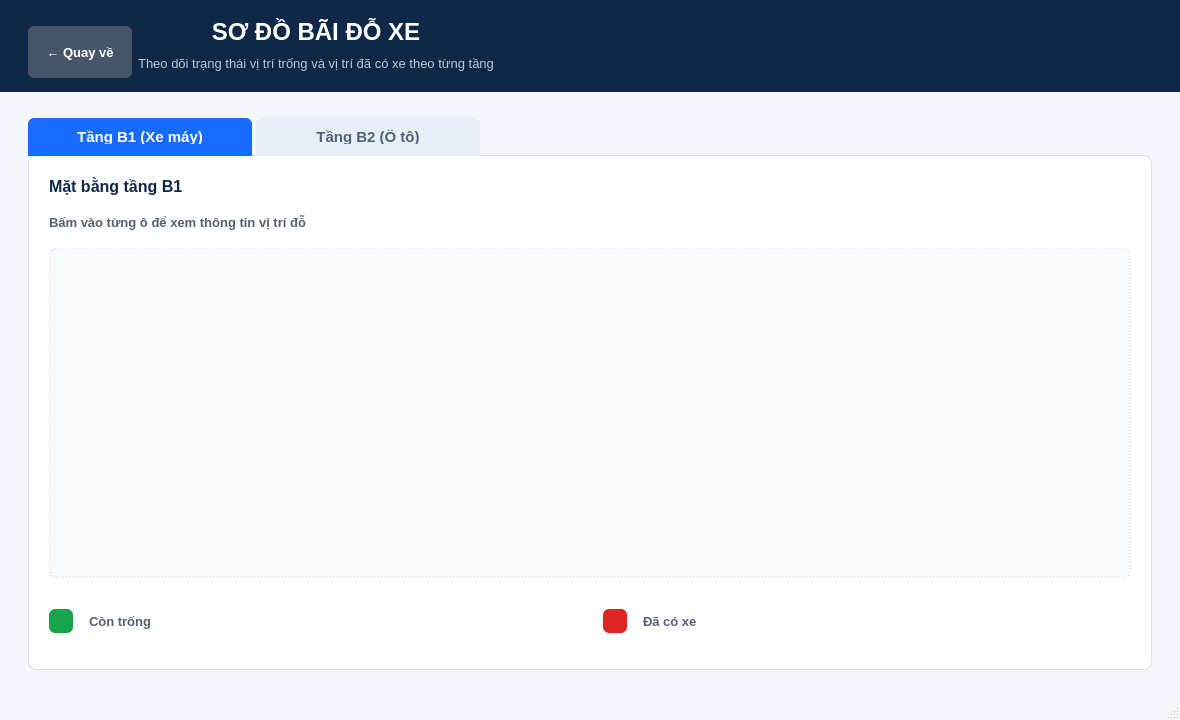
<?xml version="1.0" encoding="UTF-8"?>
<ui version="4.0">
 <class>MainWindow</class>
 <widget class="QMainWindow" name="MainWindow">
  <property name="geometry">
   <rect>
    <x>0</x>
    <y>0</y>
    <width>1180</width>
    <height>720</height>
   </rect>
  </property>
  <property name="minimumSize">
   <size>
    <width>980</width>
    <height>620</height>
   </size>
  </property>
  <property name="windowTitle">
   <string>Sơ đồ bãi đỗ xe</string>
  </property>
  <property name="styleSheet">
   <string notr="true">QMainWindow,
QWidget#centralwidget {
    background: #F4F7FB;
    color: #172033;
    font-family: Arial;
}
QFrame#header {
    background: #0F2847;
    border: none;
}
QLabel#label_3 {
    color: #FFFFFF;
    font-size: 24px;
    font-weight: 800;
}
QLabel#subtitle {
    color: #B8C7D9;
    font-size: 13px;
}
QTabWidget::pane {
    background: #FFFFFF;
    border: 1px solid #D8E0EA;
    border-radius: 8px;
    top: -1px;
}
QTabBar::tab {
    background: #E8EEF6;
    color: #526173;
    padding: 12px 32px;
    border-top-left-radius: 6px;
    border-top-right-radius: 6px;
    margin-right: 4px;
    font-size: 15px;
    font-weight: 700;
    min-width: 160px;
}
QTabBar::tab:selected {
    background: #176BFF;
    color: #FFFFFF;
}
QPushButton#btn_quay_ve {
    background: #475569;
    color: #FFFFFF;
    border: none;
    border-radius: 6px;
    padding: 8px 18px;
    font-size: 13px;
    font-weight: 700;
    min-height: 36px;
}
QPushButton#btn_quay_ve:hover {
    background: #334155;
}
QFrame#floorPanel,
QFrame#legendPanel {
    background: #FFFFFF;
    border: 1px solid #D8E0EA;
    border-radius: 8px;
}
QWidget#widget_so_do,
QWidget#widget_so_do_b2 {
    background: #F8FAFC;
    border: 1px dashed #C8D2DE;
    border-radius: 8px;
}
QLabel#floorTitle,
QLabel#floorTitle2,
QLabel#legendTitle {
    color: #0F2847;
    font-size: 16px;
    font-weight: 800;
}
QLabel#floorHint,
QLabel#floorHint2,
QLabel#label,
QLabel#label_2,
QLabel#label_4,
QLabel#label_5 {
    color: #526173;
    font-size: 13px;
    font-weight: 700;
}
QLabel#freeSwatch,
QLabel#occupiedSwatch,
QLabel#freeSwatch2,
QLabel#occupiedSwatch2 {
    min-width: 24px;
    min-height: 24px;
    max-width: 24px;
    max-height: 24px;
    border-radius: 6px;
}
QLabel#freeSwatch,
QLabel#freeSwatch2 {
    background: #16A34A;
}
QLabel#occupiedSwatch,
QLabel#occupiedSwatch2 {
    background: #DC2626;
}
QPushButton[class="SlotBtn"] {
    min-width: 42px;
    min-height: 72px;
    border: none;
    border-radius: 6px;
    color: #0F172A;
    font-size: 12px;
    font-weight: 800;
}</string>
  </property>
  <widget class="QWidget" name="centralwidget">
   <layout class="QVBoxLayout" name="mainLayout">
    <property name="leftMargin">
     <number>0</number>
    </property>
    <property name="topMargin">
     <number>0</number>
    </property>
    <property name="rightMargin">
     <number>0</number>
    </property>
    <property name="bottomMargin">
     <number>0</number>
    </property>
    <property name="spacing">
     <number>0</number>
    </property>
    <item>
     <widget class="QFrame" name="header">
      <property name="minimumSize">
       <size>
        <width>0</width>
        <height>92</height>
       </size>
      </property>
      <property name="maximumSize">
       <size>
        <width>16777215</width>
        <height>92</height>
       </size>
      </property>
      <layout class="QHBoxLayout" name="headerOuterLayout">
        <property name="leftMargin">
         <number>28</number>
        </property>
        <property name="topMargin">
         <number>18</number>
        </property>
        <property name="rightMargin">
         <number>28</number>
        </property>
        <property name="bottomMargin">
         <number>18</number>
        </property>
        <item>
         <widget class="QPushButton" name="btn_quay_ve">
          <property name="text">
           <string>← Quay về</string>
          </property>
          <property name="cursor">
           <cursorShape>PointingHandCursor</cursorShape>
          </property>
          <property name="maximumSize">
           <size>
            <width>140</width>
            <height>40</height>
           </size>
          </property>
         </widget>
        </item>
        <item>
         <layout class="QVBoxLayout" name="headerTextLayout">
          <item>
           <widget class="QLabel" name="label_3">
            <property name="text">
             <string>SƠ ĐỒ BÃI ĐỖ XE</string>
            </property>
            <property name="alignment">
             <set>Qt::AlignCenter</set>
            </property>
           </widget>
          </item>
          <item>
           <widget class="QLabel" name="subtitle">
            <property name="text">
             <string>Theo dõi trạng thái vị trí trống và vị trí đã có xe theo từng tầng</string>
            </property>
            <property name="alignment">
             <set>Qt::AlignCenter</set>
            </property>
           </widget>
          </item>
         </layout>
        </item>
        <item>
         <spacer name="headerRightSpacer">
          <property name="orientation">
           <enum>Qt::Horizontal</enum>
          </property>
          <property name="sizeHint" stdset="0">
           <size>
            <width>140</width>
            <height>20</height>
           </size>
          </property>
         </spacer>
        </item>
       </layout>
     </widget>
    </item>
    <item>
     <layout class="QVBoxLayout" name="contentLayout">
      <property name="leftMargin">
       <number>28</number>
      </property>
      <property name="topMargin">
       <number>26</number>
      </property>
      <property name="rightMargin">
       <number>28</number>
      </property>
      <property name="bottomMargin">
       <number>28</number>
      </property>
      <property name="spacing">
       <number>18</number>
      </property>
      <item>
       <widget class="QTabWidget" name="tabWidget">
        <property name="currentIndex">
         <number>0</number>
        </property>
        <widget class="QWidget" name="tab">
         <attribute name="title">
          <string>Tầng B1 (Xe máy)</string>
         </attribute>
         <layout class="QVBoxLayout" name="tabLayout">
          <property name="leftMargin">
           <number>20</number>
          </property>
          <property name="topMargin">
           <number>20</number>
          </property>
          <property name="rightMargin">
           <number>20</number>
          </property>
          <property name="bottomMargin">
           <number>20</number>
          </property>
          <property name="spacing">
           <number>16</number>
          </property>
          <item>
           <layout class="QHBoxLayout" name="floorHeaderLayout">
            <item>
             <layout class="QVBoxLayout" name="floorTextLayout">
              <item>
               <widget class="QLabel" name="floorTitle">
                <property name="text">
                 <string>Mặt bằng tầng B1</string>
                </property>
               </widget>
              </item>
              <item>
               <widget class="QLabel" name="floorHint">
                <property name="text">
                 <string>Bấm vào từng ô để xem thông tin vị trí đỗ</string>
                </property>
               </widget>
              </item>
             </layout>
            </item>
            <item>
             <spacer name="floorHeaderSpacer">
              <property name="orientation">
               <enum>Qt::Horizontal</enum>
              </property>
              <property name="sizeHint" stdset="0">
               <size>
                <width>40</width>
                <height>20</height>
               </size>
              </property>
             </spacer>
            </item>
           </layout>
          </item>
          <item>
           <widget class="QWidget" name="wg_tang_b1" native="true">
            <layout class="QVBoxLayout" name="floorPanelLayout">
             <property name="leftMargin">
              <number>0</number>
             </property>
             <property name="topMargin">
              <number>0</number>
             </property>
             <property name="rightMargin">
              <number>0</number>
             </property>
             <property name="bottomMargin">
              <number>0</number>
             </property>
             <item>
              <widget class="QWidget" name="widget_so_do" native="true">
               <property name="minimumSize">
                <size>
                 <width>0</width>
                 <height>330</height>
                </size>
               </property>
               <layout class="QGridLayout" name="gridLayout">
                <property name="leftMargin">
                 <number>22</number>
                </property>
                <property name="topMargin">
                 <number>22</number>
                </property>
                <property name="rightMargin">
                 <number>22</number>
                </property>
                <property name="bottomMargin">
                 <number>22</number>
                </property>
                <property name="horizontalSpacing">
                 <number>8</number>
                </property>
                <property name="verticalSpacing">
                 <number>8</number>
                </property>
               </layout>
              </widget>
             </item>
            </layout>
           </widget>
          </item>
          <item>
           <layout class="QHBoxLayout" name="legendLayout">
            <item>
             <widget class="QLabel" name="freeSwatch"/>
            </item>
            <item>
             <widget class="QLabel" name="label">
              <property name="text">
               <string>Còn trống</string>
              </property>
             </widget>
            </item>
            <item>
             <spacer name="legendGap">
              <property name="orientation">
               <enum>Qt::Horizontal</enum>
              </property>
              <property name="sizeHint" stdset="0">
               <size>
                <width>20</width>
                <height>20</height>
               </size>
              </property>
             </spacer>
            </item>
            <item>
             <widget class="QLabel" name="occupiedSwatch"/>
            </item>
            <item>
             <widget class="QLabel" name="label_2">
              <property name="text">
               <string>Đã có xe</string>
              </property>
             </widget>
            </item>
            <item>
             <spacer name="legendSpacer">
              <property name="orientation">
               <enum>Qt::Horizontal</enum>
              </property>
              <property name="sizeHint" stdset="0">
               <size>
                <width>40</width>
                <height>20</height>
               </size>
              </property>
             </spacer>
            </item>
           </layout>
          </item>
         </layout>
        </widget>
        <widget class="QWidget" name="tab_2">
         <attribute name="title">
          <string>Tầng B2 (Ô tô)</string>
         </attribute>
         <layout class="QVBoxLayout" name="tabLayout2">
          <property name="leftMargin">
           <number>20</number>
          </property>
          <property name="topMargin">
           <number>20</number>
          </property>
          <property name="rightMargin">
           <number>20</number>
          </property>
          <property name="bottomMargin">
           <number>20</number>
          </property>
          <property name="spacing">
           <number>16</number>
          </property>
          <item>
           <widget class="QLabel" name="floorTitle2">
            <property name="text">
             <string>Mặt bằng tầng B2</string>
            </property>
           </widget>
          </item>
          <item>
           <widget class="QLabel" name="floorHint2">
            <property name="text">
             <string>Khu vực mở rộng cho các vị trí đang được cập nhật</string>
            </property>
           </widget>
          </item>
          <item>
           <widget class="QWidget" name="widget_2" native="true">
            <layout class="QVBoxLayout" name="floorPanelLayout2">
             <property name="leftMargin">
              <number>0</number>
             </property>
             <property name="topMargin">
              <number>0</number>
             </property>
             <property name="rightMargin">
              <number>0</number>
             </property>
             <property name="bottomMargin">
              <number>0</number>
             </property>
             <item>
              <widget class="QWidget" name="widget_so_do_b2" native="true">
               <property name="minimumSize">
                <size>
                 <width>0</width>
                 <height>330</height>
                </size>
               </property>
               <layout class="QGridLayout" name="gridLayout_2">
                <property name="leftMargin">
                 <number>22</number>
                </property>
                <property name="topMargin">
                 <number>22</number>
                </property>
                <property name="rightMargin">
                 <number>22</number>
                </property>
                <property name="bottomMargin">
                 <number>22</number>
                </property>
                <property name="horizontalSpacing">
                 <number>8</number>
                </property>
                <property name="verticalSpacing">
                 <number>8</number>
                </property>
               </layout>
              </widget>
             </item>
            </layout>
           </widget>
          </item>
          <item>
           <layout class="QHBoxLayout" name="legendLayout2">
            <item>
             <widget class="QLabel" name="freeSwatch2"/>
            </item>
            <item>
             <widget class="QLabel" name="label_4">
              <property name="text">
               <string>Còn trống</string>
              </property>
             </widget>
            </item>
            <item>
             <spacer name="legendGap2">
              <property name="orientation">
               <enum>Qt::Horizontal</enum>
              </property>
              <property name="sizeHint" stdset="0">
               <size>
                <width>20</width>
                <height>20</height>
               </size>
              </property>
             </spacer>
            </item>
            <item>
             <widget class="QLabel" name="occupiedSwatch2"/>
            </item>
            <item>
             <widget class="QLabel" name="label_5">
              <property name="text">
               <string>Đã có xe</string>
              </property>
             </widget>
            </item>
            <item>
             <spacer name="legendSpacer2">
              <property name="orientation">
               <enum>Qt::Horizontal</enum>
              </property>
              <property name="sizeHint" stdset="0">
               <size>
                <width>40</width>
                <height>20</height>
               </size>
              </property>
             </spacer>
            </item>
           </layout>
          </item>
         </layout>
        </widget>
       </widget>
      </item>
     </layout>
    </item>
   </layout>
  </widget>
  <widget class="QMenuBar" name="menubar">
   <property name="geometry">
    <rect>
     <x>0</x>
     <y>0</y>
     <width>1180</width>
     <height>21</height>
    </rect>
   </property>
  </widget>
  <widget class="QStatusBar" name="statusbar"/>
 </widget>
 <resources/>
 <connections/>
</ui>
